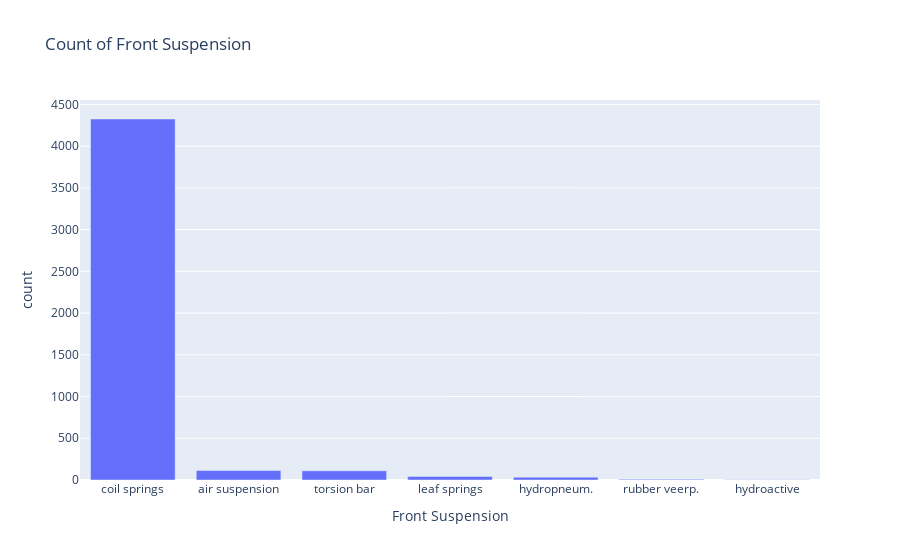

The notebook cell this image was saved under:
### Code cell
graph_number('Front Suspension')

### Figure 1 — Plotly figure (JSON) as saved in the notebook; plotly's stock layout.template omitted (floating-point values rounded to 4 significant figures)
{"data": [{"alignmentgroup": "True", "hovertemplate": "variable=0<br>Front Suspension=%{x}<br>count=%{y}<extra></extra>", "legendgroup": "0", "marker": {"color": "#636efa", "pattern": {"shape": ""}}, "name": "0", "offsetgroup": "0", "orientation": "v", "showlegend": true, "textposition": "auto", "type": "bar", "x": ["air suspension", "coil springs", "hydroactive", "hydropneum.", "leaf springs", "rubber veerp.", "torsion bar"], "xaxis": "x", "y": [114, 4325, 4, 34, 42, 8, 110], "yaxis": "y"}], "layout": {"barmode": "relative", "legend": {"title": {"text": "variable"}, "tracegroupgap": 0}, "showlegend": false, "title": {"text": "Count of Front Suspension"}, "xaxis": {"anchor": "y", "categoryorder": "total descending", "domain": [0, 1], "title": {"text": "Front Suspension"}}, "yaxis": {"anchor": "x", "domain": [0, 1], "title": {"text": "count"}}}}
